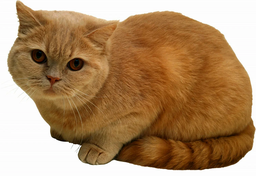
#> input picture container_img.png, 256 x 176 px, shrunk from 1500 x 1030 before the run
$ python test_lab.py
#> lines starting #> are read from the running program, lines starting #| are printed output that depends on the picture
#> further down, container_image is the input picture: PIL image 256x176 RGB; mean R, G, B 173.9, 140.2, 104.2
### picture_utils.py
from PIL import Image, ImageDraw


class Picture:

    def __init__(self, path: str):
        self.image: Image = Image.open(path)

        self.width: int = self.image.size[0]
        self.height: int = self.image.size[1]
        self.draw: ImageDraw = ImageDraw.Draw(self.image)
        self.path: str = path

    # [5 lines left out: function max_length_text, not called in this run]

    def get_pix(self, row: int, col: int):
        return (self.image.load()[row, col][0], self.image.load()[row, col][1], self.image.load()[row, col][2])

    def set_pixel(self, row, col, val):
        self.image.putpixel((row, col), val)

    # [6 lines left out: function plus_pixel, not called in this run]

    # Метод для получения среднего значения компонентов
    def get_awg_pix(self, row: int, col: int):
        return sum(self.image.load()[row, col]) / len(self.image.load()[row, col])

### test_metrics_2.py
from picture_utils import Picture
class Metrics:

    def __init__(self, p1: Picture, p2: Picture):
        self.p1 = p1
        self.p2 = p2

    # Максимальное абсолютное отклонение
    def calculate_maxD(self):
        max_1 = -1
        max_2 = -1
        for i in range(self.p1.width):
            for j in range(self.p1.height):
                if abs(max_2 - max_1) < abs(self.p1.get_awg_pix(i, j) - self.p2.get_awg_pix(i, j)):
                    max_1 = self.p1.get_awg_pix(i, j)
                    max_2 = self.p2.get_awg_pix(i, j)

        if max_1 > max_2:
            return max_1
        else:
            return max_2

    # Норма Минковского
    def calculate_Lp(self, p=3):
        sum = 0
        for i in range(self.p1.width):
            for j in range(self.p1.height):
                sum += abs(self.p1.get_awg_pix(i, j) - self.p2.get_awg_pix(i, j)) ** p

        return (sum / (self.p1.width * self.p1.height)) ** (1 / p)

    # Нормированное среднее квадратичное отклонение
    def calculate_NMSE(self):
        sum_ch = 0
        sum_zn = 0
        for i in range(self.p1.width):
            for j in range(self.p1.height):
                sum_ch += (self.p1.get_awg_pix(i, j) - self.p2.get_awg_pix(i, j)) ** 2
                sum_zn += self.p1.get_awg_pix(i, j) ** 2

        return sum_ch / sum_zn

### test_lab.py
from PIL import Image
import numpy as np

from test_metrics_2 import Metrics
from picture_utils import Picture

def hide_message(message, cover_path, stego_path):
#> called with cover_path = 'container_img.png', stego_path = 'container_img.png'
    cover = Image.open(cover_path)

    if cover.size[0] * cover.size[1] * 8 < 24 + 8 * len(message + '\x00'):
        print("Изображение слишком маленькое")
        return

    cover = np.array(cover)

    # Добавление признака встраивания
    embed_string_bin = string_to_bin(message + '\x00')
    embed_string_bin_len = len(embed_string_bin)
    if embed_string_bin_len % 8 != 0:
        embed_string_bin += '0' * (8 - embed_string_bin_len % 8)
    embed_string_bin += '11111111'

    rows, cols, rgb = cover.shape
#> rows = 176; cols = 256; rgb = 3
    b = cover[:, :, 2].flatten().tolist()
#> b = 45056 items
    b_idx = 0

    for bit in embed_string_bin:
        # Получение компонента
        x, _ = b_idx // cols, b_idx % cols
        lsb = b[b_idx] & 1

        # Встраивание бита
        if lsb != int(bit):
            b[b_idx] = (b[b_idx] & ~1) | int(bit)

        b_idx += 1
#> this loop made 392 passes
#> lsb on passes 1 to 3: 1, 1, 1
#> after the loop, b_idx = 392

    # Конвертация обратно в изображение
    b = np.array(b).reshape((rows, cols))
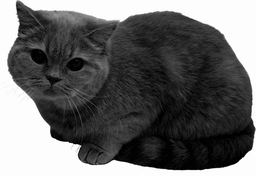
#> b: shape (176, 256) int64; min 0, max 255, mean 104.2
    stego = Image.fromarray(np.dstack([cover[:, :, 0], cover[:, :, 1], b]).astype('uint8'))
    stego.save(stego_path)


def reveal_message(stego_path):
#> called with stego_path = 'container_img.png'
    stego = Image.open(stego_path)

    stego = np.array(stego)

    # Индексация пикселей и RGBA-каналов
    rows, cols, rgb = stego.shape
#> rows = 176; cols = 256; rgb = 3
    b = stego[:, :, 2].flatten().tolist()
#> b = 45056 items
    b_idx = 0

    # Нахождение признака встраивания
    embed_bits = []
    current_bits = []
    while current_bits != [1, 1, 1, 1, 1, 1, 1, 1]:
        if b_idx >= len(b):
            break
        _, y = b_idx // cols, b_idx % cols
        lsb = b[b_idx] & 1
        current_bits.append(lsb)
        b_idx += 1
        if len(current_bits) == 8:
            embed_bits.extend(current_bits)
            current_bits = []
#> this loop made 45057 passes
#> lsb on passes 1 to 3: 0, 1, 0
#> after the loop, b_idx = 45056; current_bits = []; embed_bits = 45056 items

    # Получение скрытой строки
    embed_string = ''
    for i in range(0, len(embed_bits), 8):
        byte = ''.join([str(bit) for bit in embed_bits[i:i + 8]])
        char = chr(int(byte, 2))
        embed_string += char
        if char == '\x00':
            break
#> this loop made 48 passes
#> (i, char, embed_string) on passes 2 to 13: (8, 'N', 'AN'), (16, 'T', 'ANT'), (24, 'O', 'ANTO'), (32, 'N', 'ANTON'), (40, 'I', 'ANTONI'), (48, 'O', 'ANTONIO'), (56, ',', 'ANTONIO,'), (64, '1', 'ANTONIO,1'), (72, '0', 'ANTONIO,10'), (80, '.', 'ANTONIO,10.'), (88, '2', 'ANTONIO,10.2'), (96, "'", "ANTONIO,10.2'")
#> (i, char) on passes 41 to 46: (320, 'n'), (328, 'r'), (336, 'v'), (344, 'e'), (352, 'i'), (360, 'o')

    return embed_string[:-1]

def char_to_bin(char):
    return bin(ord(char))[2:].zfill(8)

def string_to_bin(string):
    return ''.join([char_to_bin(char) for char in string])

def message_to_binary(message):
    binary_message = ''.join(format(ord(char), '016b') for char in message)
    return binary_message


container_image_path = "container_img.png"
container_image = Image.open(container_image_path)

secret_message = "ANTONIO,10.2'erieriferigierg iveromp revnrveio;"
print("Успешно скрыто сообщение:", secret_message)

hidden_image_path = "container_img.png"
hide_message(secret_message, container_image_path, hidden_image_path)

hidden_image = Image.open(hidden_image_path)
extracted_message = reveal_message(hidden_image_path)
print("Извлечённое сообщение:", extracted_message)
#| Извлечённое сообщение: ANTONIO,10.2'erieriferigierg iveromp revnrveio;

metrics = Metrics(Picture(container_image_path), Picture(hidden_image_path))
metric_maxD = metrics.calculate_maxD()
#> metric_maxD = -1
print(f"Максимальное абсолютное отклонение maxD =", metric_maxD)
#| Максимальное абсолютное отклонение maxD = -1

metric_mse = metrics.calculate_NMSE()
#> metric_mse = 0
print(f"Среднее квадратичное отклонение MSE =", metric_mse)
#| Среднее квадратичное отклонение MSE = 0.0

metric_lP = metrics.calculate_Lp()
#> metric_lP = 0
print(f"Норма Минковского Lp =", metric_lP)
#| Норма Минковского Lp = 0.0
